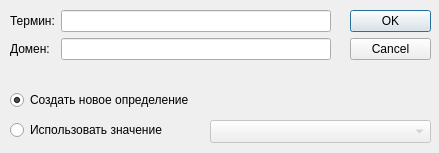
<?xml version="1.0" encoding="UTF-8"?>
<ui version="4.0">
 <class>AddTermDialog</class>
 <widget class="QDialog" name="AddTermDialog">
  <property name="geometry">
   <rect>
    <x>0</x>
    <y>0</y>
    <width>439</width>
    <height>153</height>
   </rect>
  </property>
  <property name="windowTitle">
   <string>Dialog</string>
  </property>
  <widget class="QDialogButtonBox" name="buttonBox">
   <property name="geometry">
    <rect>
     <x>350</x>
     <y>10</y>
     <width>81</width>
     <height>241</height>
    </rect>
   </property>
   <property name="orientation">
    <enum>Qt::Vertical</enum>
   </property>
   <property name="standardButtons">
    <set>QDialogButtonBox::Cancel|QDialogButtonBox::Ok</set>
   </property>
  </widget>
  <widget class="QRadioButton" name="radioNewDefinition">
   <property name="geometry">
    <rect>
     <x>10</x>
     <y>90</y>
     <width>231</width>
     <height>20</height>
    </rect>
   </property>
   <property name="text">
    <string>Создать новое определение</string>
   </property>
   <property name="checked">
    <bool>true</bool>
   </property>
  </widget>
  <widget class="QRadioButton" name="radioConnect">
   <property name="geometry">
    <rect>
     <x>10</x>
     <y>120</y>
     <width>191</width>
     <height>20</height>
    </rect>
   </property>
   <property name="text">
    <string>Использовать значение</string>
   </property>
  </widget>
  <widget class="QComboBox" name="comboBox">
   <property name="enabled">
    <bool>false</bool>
   </property>
   <property name="geometry">
    <rect>
     <x>210</x>
     <y>120</y>
     <width>221</width>
     <height>23</height>
    </rect>
   </property>
   <property name="duplicatesEnabled">
    <bool>true</bool>
   </property>
  </widget>
  <widget class="QWidget" name="">
   <property name="geometry">
    <rect>
     <x>10</x>
     <y>10</y>
     <width>321</width>
     <height>62</height>
    </rect>
   </property>
   <layout class="QFormLayout" name="formLayout">
    <item row="0" column="0">
     <widget class="QLabel" name="label">
      <property name="text">
       <string>Термин:</string>
      </property>
     </widget>
    </item>
    <item row="0" column="1">
     <widget class="QLineEdit" name="txtTerm"/>
    </item>
    <item row="1" column="0">
     <widget class="QLabel" name="label_2">
      <property name="text">
       <string>Домен:</string>
      </property>
     </widget>
    </item>
    <item row="1" column="1">
     <widget class="QLineEdit" name="txtDomain">
      <property name="readOnly">
       <bool>true</bool>
      </property>
     </widget>
    </item>
   </layout>
  </widget>
 </widget>
 <tabstops>
  <tabstop>txtTerm</tabstop>
  <tabstop>txtDomain</tabstop>
  <tabstop>radioNewDefinition</tabstop>
  <tabstop>radioConnect</tabstop>
  <tabstop>comboBox</tabstop>
  <tabstop>buttonBox</tabstop>
 </tabstops>
 <resources/>
 <connections>
  <connection>
   <sender>buttonBox</sender>
   <signal>accepted()</signal>
   <receiver>AddTermDialog</receiver>
   <slot>accept()</slot>
   <hints>
    <hint type="sourcelabel">
     <x>350</x>
     <y>244</y>
    </hint>
    <hint type="destinationlabel">
     <x>157</x>
     <y>152</y>
    </hint>
   </hints>
  </connection>
  <connection>
   <sender>buttonBox</sender>
   <signal>rejected()</signal>
   <receiver>AddTermDialog</receiver>
   <slot>reject()</slot>
   <hints>
    <hint type="sourcelabel">
     <x>376</x>
     <y>250</y>
    </hint>
    <hint type="destinationlabel">
     <x>286</x>
     <y>152</y>
    </hint>
   </hints>
  </connection>
  <connection>
   <sender>radioConnect</sender>
   <signal>toggled(bool)</signal>
   <receiver>comboBox</receiver>
   <slot>setEnabled(bool)</slot>
   <hints>
    <hint type="sourcelabel">
     <x>90</x>
     <y>130</y>
    </hint>
    <hint type="destinationlabel">
     <x>256</x>
     <y>132</y>
    </hint>
   </hints>
  </connection>
 </connections>
</ui>
